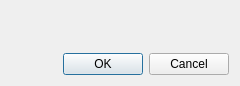
<?xml version="1.0" encoding="UTF-8"?>
<ui version="4.0">
 <class>GridCellAttributePropertyDialog</class>
 <widget class="QDialog" name="GridCellAttributePropertyDialog">
  <property name="geometry">
   <rect>
    <x>0</x>
    <y>0</y>
    <width>240</width>
    <height>86</height>
   </rect>
  </property>
  <property name="sizePolicy">
   <sizepolicy hsizetype="Maximum" vsizetype="Maximum">
    <horstretch>0</horstretch>
    <verstretch>0</verstretch>
   </sizepolicy>
  </property>
  <property name="windowTitle">
   <string>Dialog</string>
  </property>
  <layout class="QVBoxLayout" name="verticalLayout">
   <item>
    <widget class="ScalarsToColorsEditWidgetContainer" name="scalarsToColorsWidget" native="true"/>
   </item>
   <item>
    <widget class="TransparencyWidget" name="transparencyWidget" native="true"/>
   </item>
   <item>
    <spacer name="verticalSpacer">
     <property name="orientation">
      <enum>Qt::Vertical</enum>
     </property>
     <property name="sizeHint" stdset="0">
      <size>
       <width>20</width>
       <height>7</height>
      </size>
     </property>
    </spacer>
   </item>
   <item>
    <widget class="QDialogButtonBox" name="buttonBox">
     <property name="orientation">
      <enum>Qt::Horizontal</enum>
     </property>
     <property name="standardButtons">
      <set>QDialogButtonBox::Cancel|QDialogButtonBox::Ok</set>
     </property>
    </widget>
   </item>
  </layout>
 </widget>
 <customwidgets>
  <customwidget>
   <class>TransparencyWidget</class>
   <extends>QWidget</extends>
   <header>guibase/transparencywidget.h</header>
   <container>1</container>
  </customwidget>
  <customwidget>
   <class>ScalarsToColorsEditWidgetContainer</class>
   <extends>QWidget</extends>
   <header>scalarstocolors/scalarstocolorseditwidgetcontainer.h</header>
   <container>1</container>
  </customwidget>
 </customwidgets>
 <resources/>
 <connections>
  <connection>
   <sender>buttonBox</sender>
   <signal>accepted()</signal>
   <receiver>GridCellAttributePropertyDialog</receiver>
   <slot>accept()</slot>
   <hints>
    <hint type="sourcelabel">
     <x>214</x>
     <y>280</y>
    </hint>
    <hint type="destinationlabel">
     <x>157</x>
     <y>274</y>
    </hint>
   </hints>
  </connection>
  <connection>
   <sender>buttonBox</sender>
   <signal>rejected()</signal>
   <receiver>GridCellAttributePropertyDialog</receiver>
   <slot>reject()</slot>
   <hints>
    <hint type="sourcelabel">
     <x>214</x>
     <y>280</y>
    </hint>
    <hint type="destinationlabel">
     <x>286</x>
     <y>274</y>
    </hint>
   </hints>
  </connection>
 </connections>
 <slots>
  <slot>handleContourChange()</slot>
 </slots>
</ui>
